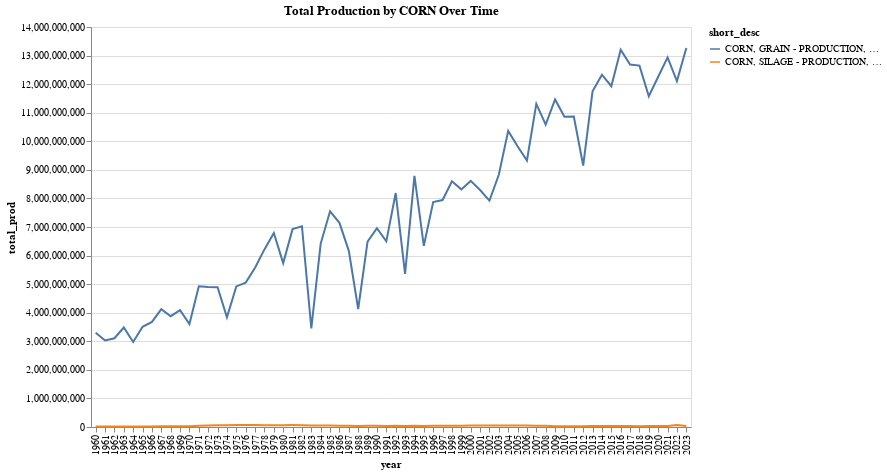
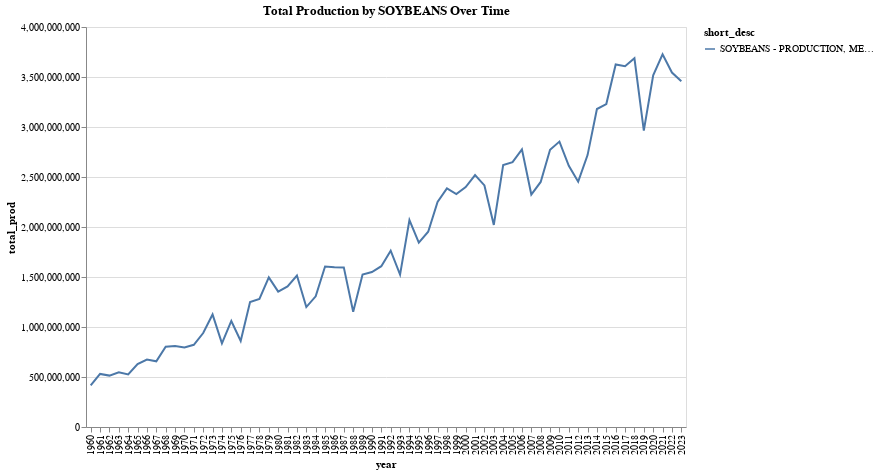
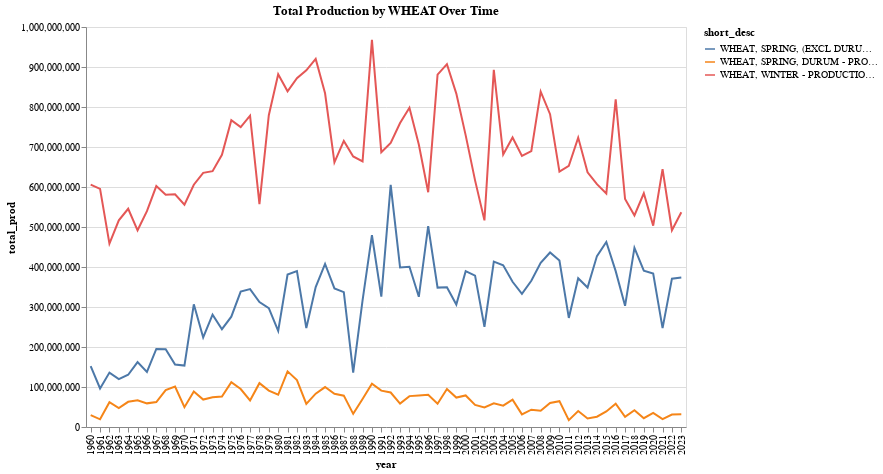

The cell these charts' notebook holds for them, in order:
### Code cell
db_name = 'field_crops.db'
table = 'midwest_key_field_crops_cleaned'
query = f"Select commodity_desc, short_desc, year, sum(value) as total_prod, count(*) from {table} where short_desc != 'WHEAT - PRODUCTION, MEASURED IN BU' group by commodity_desc, short_desc, year"
conn = sqlite3.connect(db_name) 
result = pd.read_sql(query, conn)
pd.set_option('display.max_rows', None)  # Display all rows
result

unique_commodities = result['commodity_desc'].unique()

good_data_commodities = [ 'CORN',  'SOYBEANS', 'WHEAT']

for commodity in good_data_commodities:
    df = result[result['commodity_desc'] == commodity]
    #df = df[df['year'] <= 2018]
    # Create the Altair line chart
    chart = alt.Chart(df).mark_line().encode(
    x='year:O',  # Treat 'year' as an ordinal value (categorical)
    y='total_prod:Q',
    color='short_desc:N'
    ).properties(
        title=f'Total Production by {commodity} Over Time',
        width=600,
        height=400
    )

    df_2018 = df[df['year'] == 2023]
    print(df_2018.groupby(['short_desc'])['total_prod'].sum().reset_index(name='Sum_Value'))

    

    # Display the chart
    chart.show()

### Figure 1 — Vega-Lite specification as saved in the notebook (floating-point values rounded to 4 significant figures)
{"config": {"view": {"continuousWidth": 300, "continuousHeight": 300}}, "data": {"name": "data-069d72293570cca0f2fb58645c77dd88"}, "mark": {"type": "line"}, "encoding": {"color": {"field": "short_desc", "type": "nominal"}, "x": {"field": "year", "type": "ordinal"}, "y": {"field": "total_prod", "type": "quantitative"}}, "height": 400, "title": "Total Production by CORN Over Time", "width": 600, "$schema": "https://vega.github.io/schema/vega-lite/v5.20.1.json", "datasets": {"data-069d72293570cca0f2fb58645c77dd88": [{"commodity_desc": "CORN", "short_desc": "CORN, GRAIN - PRODUCTION, MEASURED IN BU", "year": 1960, "total_prod": 3297000000.0, "count(*)": 1015}, {"commodity_desc": "CORN", "short_desc": "CORN, GRAIN - PRODUCTION, MEASURED IN BU", "year": 1961, "total_prod": 3029000000.0, "count(*)": 995}, {"commodity_desc": "CORN", "short_desc": "CORN, GRAIN - PRODUCTION, MEASURED IN BU", "year": 1962, "total_prod": 3106000000.0, "count(*)": 1006}, {"commodity_desc": "CORN", "short_desc": "CORN, GRAIN - PRODUCTION, MEASURED IN BU", "year": 1963, "total_prod": 3483000000.0, "count(*)": 1007}, {"commodity_desc": "CORN", "short_desc": "CORN, GRAIN - PRODUCTION, MEASURED IN BU", "year": 1964, "total_prod": 2977000000.0, "count(*)": 1018}, {"commodity_desc": "CORN", "short_desc": "CORN, GRAIN - PRODUCTION, MEASURED IN BU", "year": 1965, "total_prod": 3506000000.0, "count(*)": 995}, {"commodity_desc": "CORN", "short_desc": "CORN, GRAIN - PRODUCTION, MEASURED IN BU", "year": 1966, "total_prod": 3677000000.0, "count(*)": 1009}, {"commodity_desc": "CORN", "short_desc": "CORN, GRAIN - PRODUCTION, MEASURED IN BU", "year": 1967, "total_prod": 4124000000.0, "count(*)": 992}, {"commodity_desc": "CORN", "short_desc": "CORN, GRAIN - PRODUCTION, MEASURED IN BU", "year": 1968, "total_prod": 3878000000.0, "count(*)": 1001}, {"commodity_desc": "CORN", "short_desc": "CORN, GRAIN - PRODUCTION, MEASURED IN BU", "year": 1969, "total_prod": 4089000000.0, "count(*)": 1019}, {"commodity_desc": "CORN", "short_desc": "CORN, GRAIN - PRODUCTION, MEASURED IN BU", "year": 1970, "total_prod": 3604000000.0, "count(*)": 1013}, {"commodity_desc": "CORN", "short_desc": "CORN, GRAIN - PRODUCTION, MEASURED IN BU", "year": 1971, "total_prod": 4924000000.0, "count(*)": 1006}, {"commodity_desc": "CORN", "short_desc": "CORN, GRAIN - PRODUCTION, MEASURED IN BU", "year": 1972, "total_prod": 4896000000.0, "count(*)": 1008}, {"commodity_desc": "CORN", "short_desc": "CORN, GRAIN - PRODUCTION, MEASURED IN BU", "year": 1973, "total_prod": 4893000000.0, "count(*)": 1014}, {"commodity_desc": "CORN", "short_desc": "CORN, GRAIN - PRODUCTION, MEASURED IN BU", "year": 1974, "total_prod": 3841000000.0, "count(*)": 1028}, {"commodity_desc": "CORN", "short_desc": "CORN, GRAIN - PRODUCTION, MEASURED IN BU", "year": 1975, "total_prod": 4921000000.0, "count(*)": 1032}, {"commodity_desc": "CORN", "short_desc": "CORN, GRAIN - PRODUCTION, MEASURED IN BU", "year": 1976, "total_prod": 5053000000.0, "count(*)": 1022}, {"commodity_desc": "CORN", "short_desc": "CORN, GRAIN - PRODUCTION, MEASURED IN BU", "year": 1977, "total_prod": 5576000000.0, "count(*)": 1034}, {"commodity_desc": "CORN", "short_desc": "CORN, GRAIN - PRODUCTION, MEASURED IN BU", "year": 1978, "total_prod": 6216000000.0, "count(*)": 1033}, {"commodity_desc": "CORN", "short_desc": "CORN, GRAIN - PRODUCTION, MEASURED IN BU", "year": 1979, "total_prod": 6790000000.0, "count(*)": 1024}, {"commodity_desc": "CORN", "short_desc": "CORN, GRAIN - PRODUCTION, MEASURED IN BU", "year": 1980, "total_prod": 5735000000.0, "count(*)": 1005}, {"commodity_desc": "CORN", "short_desc": "CORN, GRAIN - PRODUCTION, MEASURED IN BU", "year": 1981, "total_prod": 6926000000.0, "count(*)": 1035}, {"commodity_desc": "CORN", "short_desc": "CORN, GRAIN - PRODUCTION, MEASURED IN BU", "year": 1982, "total_prod": 7027000000.0, "count(*)": 1041}, {"commodity_desc": "CORN", "short_desc": "CORN, GRAIN - PRODUCTION, MEASURED IN BU", "year": 1983, "total_prod": 3451000000.0, "count(*)": 1046}, {"commodity_desc": "CORN", "short_desc": "CORN, GRAIN - PRODUCTION, MEASURED IN BU", "year": 1984, "total_prod": 6419000000.0, "count(*)": 1043}, {"commodity_desc": "CORN", "short_desc": "CORN, GRAIN - PRODUCTION, MEASURED IN BU", "year": 1985, "total_prod": 7551000000.0, "count(*)": 1033}, {"commodity_desc": "CORN", "short_desc": "CORN, GRAIN - PRODUCTION, MEASURED IN BU", "year": 1986, "total_prod": 7146000000.0, "count(*)": 1036}, {"commodity_desc": "CORN", "short_desc": "CORN, GRAIN - PRODUCTION, MEASURED IN BU", "year": 1987, "total_prod": 6166000000.0, "count(*)": 1031}, {"commodity_desc": "CORN", "short_desc": "CORN, GRAIN - PRODUCTION, MEASURED IN BU", "year": 1988, "total_prod": 4130000000.0, "count(*)": 1029}, {"commodity_desc": "CORN", "short_desc": "CORN, GRAIN - PRODUCTION, MEASURED IN BU", "year": 1989, "total_prod": 6489000000.0, "count(*)": 1025}, {"commodity_desc": "CORN", "short_desc": "CORN, GRAIN - PRODUCTION, MEASURED IN BU", "year": 1990, "total_prod": 6958000000.0, "count(*)": 1010}, {"commodity_desc": "CORN", "short_desc": "CORN, GRAIN - PRODUCTION, MEASURED IN BU", "year": 1991, "total_prod": 6497000000.0, "count(*)": 1021}, {"commodity_desc": "CORN", "short_desc": "CORN, GRAIN - PRODUCTION, MEASURED IN BU", "year": 1992, "total_prod": 8188000000.0, "count(*)": 1020}, {"commodity_desc": "CORN", "short_desc": "CORN, GRAIN - PRODUCTION, MEASURED IN BU", "year": 1993, "total_prod": 5362000000.0, "count(*)": 995}, {"commodity_desc": "CORN", "short_desc": "CORN, GRAIN - PRODUCTION, MEASURED IN BU", "year": 1994, "total_prod": 8789000000.0, "count(*)": 1009}, {"commodity_desc": "CORN", "short_desc": "CORN, GRAIN - PRODUCTION, MEASURED IN BU", "year": 1995, "total_prod": 6343000000.0, "count(*)": 1000}, {"commodity_desc": "CORN", "short_desc": "CORN, GRAIN - PRODUCTION, MEASURED IN BU", "year": 1996, "total_prod": 7871000000.0, "count(*)": 1002}, {"commodity_desc": "CORN", "short_desc": "CORN, GRAIN - PRODUCTION, MEASURED IN BU", "year": 1997, "total_prod": 7945000000.0, "count(*)": 1000}, {"commodity_desc": "CORN", "short_desc": "CORN, GRAIN - PRODUCTION, MEASURED IN BU", "year": 1998, "total_prod": 8600000000.0, "count(*)": 1005}, {"commodity_desc": "CORN", "short_desc": "CORN, GRAIN - PRODUCTION, MEASURED IN BU", "year": 1999, "total_prod": 8317000000.0, "count(*)": 992}, {"commodity_desc": "CORN", "short_desc": "CORN, GRAIN - PRODUCTION, MEASURED IN BU", "year": 2000, "total_prod": 8613000000.0, "count(*)": 990}, {"commodity_desc": "CORN", "short_desc": "CORN, GRAIN - PRODUCTION, MEASURED IN BU", "year": 2001, "total_prod": 8295000000.0, "count(*)": 990}, {"commodity_desc": "CORN", "short_desc": "CORN, GRAIN - PRODUCTION, MEASURED IN BU", "year": 2002, "total_prod": 7924000000.0, "count(*)": 995}, {"commodity_desc": "CORN", "short_desc": "CORN, GRAIN - PRODUCTION, MEASURED IN BU", "year": 2003, "total_prod": 8830000000.0, "count(*)": 998}, {"commodity_desc": "CORN", "short_desc": "CORN, GRAIN - PRODUCTION, MEASURED IN BU", "year": 2004, "total_prod": 10360000000.0, "count(*)": 983}, {"commodity_desc": "CORN", "short_desc": "CORN, GRAIN - PRODUCTION, MEASURED IN BU", "year": 2005, "total_prod": 9824000000.0, "count(*)": 982}, {"commodity_desc": "CORN", "short_desc": "CORN, GRAIN - PRODUCTION, MEASURED IN BU", "year": 2006, "total_prod": 9326000000.0, "count(*)": 965}, {"commodity_desc": "CORN", "short_desc": "CORN, GRAIN - PRODUCTION, MEASURED IN BU", "year": 2007, "total_prod": 11310000000.0, "count(*)": 973}, {"commodity_desc": "CORN", "short_desc": "CORN, GRAIN - PRODUCTION, MEASURED IN BU", "year": 2008, "total_prod": 10580000000.0, "count(*)": 920}, {"commodity_desc": "CORN", "short_desc": "CORN, GRAIN - PRODUCTION, MEASURED IN BU", "year": 2009, "total_prod": 11460000000.0, "count(*)": 927}, {"commodity_desc": "CORN", "short_desc": "CORN, GRAIN - PRODUCTION, MEASURED IN BU", "year": 2010, "total_prod": 10860000000.0, "count(*)": 968}, {"commodity_desc": "CORN", "short_desc": "CORN, GRAIN - PRODUCTION, MEASURED IN BU", "year": 2011, "total_prod": 10870000000.0, "count(*)": 951}, {"commodity_desc": "CORN", "short_desc": "CORN, GRAIN - PRODUCTION, MEASURED IN BU", "year": 2012, "total_prod": 9152000000.0, "count(*)": 950}, {"commodity_desc": "CORN", "short_desc": "CORN, GRAIN - PRODUCTION, MEASURED IN BU", "year": 2013, "total_prod": 11750000000.0, "count(*)": 900}, {"commodity_desc": "CORN", "short_desc": "CORN, GRAIN - PRODUCTION, MEASURED IN BU", "year": 2014, "total_prod": 12330000000.0, "count(*)": 908}, {"commodity_desc": "CORN", "short_desc": "CORN, GRAIN - PRODUCTION, MEASURED IN BU", "year": 2015, "total_prod": 11930000000.0, "count(*)": 864}, {"commodity_desc": "CORN", "short_desc": "CORN, GRAIN - PRODUCTION, MEASURED IN BU", "year": 2016, "total_prod": 13210000000.0, "count(*)": 896}, {"commodity_desc": "CORN", "short_desc": "CORN, GRAIN - PRODUCTION, MEASURED IN BU", "year": 2017, "total_prod": 12690000000.0, "count(*)": 892}, {"commodity_desc": "CORN", "short_desc": "CORN, GRAIN - PRODUCTION, MEASURED IN BU", "year": 2018, "total_prod": 12650000000.0, "count(*)": 810}, {"commodity_desc": "CORN", "short_desc": "CORN, GRAIN - PRODUCTION, MEASURED IN BU", "year": 2019, "total_prod": 11580000000.0, "count(*)": 766}, {"commodity_desc": "CORN", "short_desc": "CORN, GRAIN - PRODUCTION, MEASURED IN BU", "year": 2020, "total_prod": 12260000000.0, "count(*)": 944}, {"commodity_desc": "CORN", "short_desc": "CORN, GRAIN - PRODUCTION, MEASURED IN BU", "year": 2021, "total_prod": 12930000000.0, "count(*)": 806}, {"commodity_desc": "CORN", "short_desc": "CORN, GRAIN - PRODUCTION, MEASURED IN BU", "year": 2022, "total_prod": 12100000000.0, "count(*)": 871}, {"commodity_desc": "CORN", "short_desc": "CORN, GRAIN - PRODUCTION, MEASURED IN BU", "year": 2023, "total_prod": 13260000000.0, "count(*)": 823}, {"commodity_desc": "CORN", "short_desc": "CORN, SILAGE - PRODUCTION, MEASURED IN TONS", "year": 1960, "total_prod": 13950000.0, "count(*)": 124}, {"commodity_desc": "CORN", "short_desc": "CORN, SILAGE - PRODUCTION, MEASURED IN TONS", "year": 1961, "total_prod": 13140000.0, "count(*)": 124}, {"commodity_desc": "CORN", "short_desc": "CORN, SILAGE - PRODUCTION, MEASURED IN TONS", "year": 1962, "total_prod": 15030000.0, "count(*)": 124}, {"commodity_desc": "CORN", "short_desc": "CORN, SILAGE - PRODUCTION, MEASURED IN TONS", "year": 1963, "total_prod": 14860000.0, "count(*)": 124}, {"commodity_desc": "CORN", "short_desc": "CORN, SILAGE - PRODUCTION, MEASURED IN TONS", "year": 1964, "total_prod": 16030000.0, "count(*)": 215}, {"commodity_desc": "CORN", "short_desc": "CORN, SILAGE - PRODUCTION, MEASURED IN TONS", "year": 1965, "total_prod": 15760000.0, "count(*)": 212}, {"commodity_desc": "CORN", "short_desc": "CORN, SILAGE - PRODUCTION, MEASURED IN TONS", "year": 1966, "total_prod": 17440000.0, "count(*)": 213}, {"commodity_desc": "CORN", "short_desc": "CORN, SILAGE - PRODUCTION, MEASURED IN TONS", "year": 1967, "total_prod": 23570000.0, "count(*)": 312}, {"commodity_desc": "CORN", "short_desc": "CORN, SILAGE - PRODUCTION, MEASURED IN TONS", "year": 1968, "total_prod": 24890000.0, "count(*)": 312}, {"commodity_desc": "CORN", "short_desc": "CORN, SILAGE - PRODUCTION, MEASURED IN TONS", "year": 1969, "total_prod": 24550000.0, "count(*)": 313}, {"commodity_desc": "CORN", "short_desc": "CORN, SILAGE - PRODUCTION, MEASURED IN TONS", "year": 1970, "total_prod": 27650000.0, "count(*)": 418}, {"commodity_desc": "CORN", "short_desc": "CORN, SILAGE - PRODUCTION, MEASURED IN TONS", "year": 1971, "total_prod": 39600000.0, "count(*)": 427}, {"commodity_desc": "CORN", "short_desc": "CORN, SILAGE - PRODUCTION, MEASURED IN TONS", "year": 1972, "total_prod": 55980000.0, "count(*)": 602}, {"commodity_desc": "CORN", "short_desc": "CORN, SILAGE - PRODUCTION, MEASURED IN TONS", "year": 1973, "total_prod": 57920000.0, "count(*)": 595}, {"commodity_desc": "CORN", "short_desc": "CORN, SILAGE - PRODUCTION, MEASURED IN TONS", "year": 1974, "total_prod": 58860000.0, "count(*)": 643}, {"commodity_desc": "CORN", "short_desc": "CORN, SILAGE - PRODUCTION, MEASURED IN TONS", "year": 1975, "total_prod": 66190000.0, "count(*)": 674}, {"commodity_desc": "CORN", "short_desc": "CORN, SILAGE - PRODUCTION, MEASURED IN TONS", "year": 1976, "total_prod": 66330000.0, "count(*)": 677}, {"commodity_desc": "CORN", "short_desc": "CORN, SILAGE - PRODUCTION, MEASURED IN TONS", "year": 1977, "total_prod": 67080000.0, "count(*)": 684}, {"commodity_desc": "CORN", "short_desc": "CORN, SILAGE - PRODUCTION, MEASURED IN TONS", "year": 1978, "total_prod": 64940000.0, "count(*)": 676}, {"commodity_desc": "CORN", "short_desc": "CORN, SILAGE - PRODUCTION, MEASURED IN TONS", "year": 1979, "total_prod": 62610000.0, "count(*)": 676}, {"commodity_desc": "CORN", "short_desc": "CORN, SILAGE - PRODUCTION, MEASURED IN TONS", "year": 1980, "total_prod": 62420000.0, "count(*)": 670}, {"commodity_desc": "CORN", "short_desc": "CORN, SILAGE - PRODUCTION, MEASURED IN TONS", "year": 1981, "total_prod": 65700000.0, "count(*)": 680}, {"commodity_desc": "CORN", "short_desc": "CORN, SILAGE - PRODUCTION, MEASURED IN TONS", "year": 1982, "total_prod": 63680000.0, "count(*)": 676}, {"commodity_desc": "CORN", "short_desc": "CORN, SILAGE - PRODUCTION, MEASURED IN TONS", "year": 1983, "total_prod": 50980000.0, "count(*)": 666}, {"commodity_desc": "CORN", "short_desc": "CORN, SILAGE - PRODUCTION, MEASURED IN TONS", "year": 1984, "total_prod": 52840000.0, "count(*)": 672}, {"commodity_desc": "CORN", "short_desc": "CORN, SILAGE - PRODUCTION, MEASURED IN TONS", "year": 1985, "total_prod": 51340000.0, "count(*)": 670}, {"commodity_desc": "CORN", "short_desc": "CORN, SILAGE - PRODUCTION, MEASURED IN TONS", "year": 1986, "total_prod": 43940000.0, "count(*)": 666}, {"commodity_desc": "CORN", "short_desc": "CORN, SILAGE - PRODUCTION, MEASURED IN TONS", "year": 1987, "total_prod": 42390000.0, "count(*)": 670}, {"commodity_desc": "CORN", "short_desc": "CORN, SILAGE - PRODUCTION, MEASURED IN TONS", "year": 1988, "total_prod": 37580000.0, "count(*)": 653}, {"commodity_desc": "CORN", "short_desc": "CORN, SILAGE - PRODUCTION, MEASURED IN TONS", "year": 1989, "total_prod": 40570000.0, "count(*)": 650}, {"commodity_desc": "CORN", "short_desc": "CORN, SILAGE - PRODUCTION, MEASURED IN TONS", "year": 1990, "total_prod": 39430000.0, "count(*)": 643}, {"commodity_desc": "CORN", "short_desc": "CORN, SILAGE - PRODUCTION, MEASURED IN TONS", "year": 1991, "total_prod": 38260000.0, "count(*)": 662}, {"commodity_desc": "CORN", "short_desc": "CORN, SILAGE - PRODUCTION, MEASURED IN TONS", "year": 1992, "total_prod": 43400000.0, "count(*)": 676}, {"commodity_desc": "CORN", "short_desc": "CORN, SILAGE - PRODUCTION, MEASURED IN TONS", "year": 1993, "total_prod": 38550000.0, "count(*)": 666}, {"commodity_desc": "CORN", "short_desc": "CORN, SILAGE - PRODUCTION, MEASURED IN TONS", "year": 1994, "total_prod": 44040000.0, "count(*)": 663}, {"commodity_desc": "CORN", "short_desc": "CORN, SILAGE - PRODUCTION, MEASURED IN TONS", "year": 1995, "total_prod": 35250000.0, "count(*)": 644}, {"commodity_desc": "CORN", "short_desc": "CORN, SILAGE - PRODUCTION, MEASURED IN TONS", "year": 1996, "total_prod": 41530000.0, "count(*)": 632}, {"commodity_desc": "CORN", "short_desc": "CORN, SILAGE - PRODUCTION, MEASURED IN TONS", "year": 1997, "total_prod": 46320000.0, "count(*)": 647}, {"commodity_desc": "CORN", "short_desc": "CORN, SILAGE - PRODUCTION, MEASURED IN TONS", "year": 1998, "total_prod": 43750000.0, "count(*)": 648}, {"commodity_desc": "CORN", "short_desc": "CORN, SILAGE - PRODUCTION, MEASURED IN TONS", "year": 1999, "total_prod": 45300000.0, "count(*)": 631}, {"commodity_desc": "CORN", "short_desc": "CORN, SILAGE - PRODUCTION, MEASURED IN TONS", "year": 2000, "total_prod": 48340000.0, "count(*)": 625}, {"commodity_desc": "CORN", "short_desc": "CORN, SILAGE - PRODUCTION, MEASURED IN TONS", "year": 2001, "total_prod": 48540000.0, "count(*)": 594}, {"commodity_desc": "CORN", "short_desc": "CORN, SILAGE - PRODUCTION, MEASURED IN TONS", "year": 2002, "total_prod": 49420000.0, "count(*)": 642}, {"commodity_desc": "CORN", "short_desc": "CORN, SILAGE - PRODUCTION, MEASURED IN TONS", "year": 2003, "total_prod": 51730000.0, "count(*)": 603}, {"commodity_desc": "CORN", "short_desc": "CORN, SILAGE - PRODUCTION, MEASURED IN TONS", "year": 2004, "total_prod": 51150000.0, "count(*)": 609}, {"commodity_desc": "CORN", "short_desc": "CORN, SILAGE - PRODUCTION, MEASURED IN TONS", "year": 2005, "total_prod": 49500000.0, "count(*)": 585}, {"commodity_desc": "CORN", "short_desc": "CORN, SILAGE - PRODUCTION, MEASURED IN TONS", "year": 2006, "total_prod": 49660000.0, "count(*)": 567}, {"commodity_desc": "CORN", "short_desc": "CORN, SILAGE - PRODUCTION, MEASURED IN TONS", "year": 2007, "total_prod": 47380000.0, "count(*)": 529}, {"commodity_desc": "CORN", "short_desc": "CORN, SILAGE - PRODUCTION, MEASURED IN TONS", "year": 2008, "total_prod": 45180000.0, "count(*)": 254}, {"commodity_desc": "CORN", "short_desc": "CORN, SILAGE - PRODUCTION, MEASURED IN TONS", "year": 2009, "total_prod": 28010000.0, "count(*)": 166}, {"commodity_desc": "CORN", "short_desc": "CORN, SILAGE - PRODUCTION, MEASURED IN TONS", "year": 2010, "total_prod": 28280000.0, "count(*)": 147}, {"commodity_desc": "CORN", "short_desc": "CORN, SILAGE - PRODUCTION, MEASURED IN TONS", "year": 2011, "total_prod": 27370000.0, "count(*)": 152}, {"commodity_desc": "CORN", "short_desc": "CORN, SILAGE - PRODUCTION, MEASURED IN TONS", "year": 2012, "total_prod": 27440000.0, "count(*)": 130}, {"commodity_desc": "CORN", "short_desc": "CORN, SILAGE - PRODUCTION, MEASURED IN TONS", "year": 2013, "total_prod": 31200000.0, "count(*)": 113}, {"commodity_desc": "CORN", "short_desc": "CORN, SILAGE - PRODUCTION, MEASURED IN TONS", "year": 2014, "total_prod": 33400000.0, "count(*)": 110}, {"commodity_desc": "CORN", "short_desc": "CORN, SILAGE - PRODUCTION, MEASURED IN TONS", "year": 2015, "total_prod": 38110000.0, "count(*)": 105}, {"commodity_desc": "CORN", "short_desc": "CORN, SILAGE - PRODUCTION, MEASURED IN TONS", "year": 2016, "total_prod": 34710000.0, "count(*)": 103}, {"commodity_desc": "CORN", "short_desc": "CORN, SILAGE - PRODUCTION, MEASURED IN TONS", "year": 2017, "total_prod": 32880000.0, "count(*)": 118}, {"commodity_desc": "CORN", "short_desc": "CORN, SILAGE - PRODUCTION, MEASURED IN TONS", "year": 2018, "total_prod": 28850000.0, "count(*)": 110}, {"commodity_desc": "CORN", "short_desc": "CORN, SILAGE - PRODUCTION, MEASURED IN TONS", "year": 2019, "total_prod": 37200000.0, "count(*)": 97}, {"commodity_desc": "CORN", "short_desc": "CORN, SILAGE - PRODUCTION, MEASURED IN TONS", "year": 2020, "total_prod": 37400000.0, "count(*)": 210}, {"commodity_desc": "CORN", "short_desc": "CORN, SILAGE - PRODUCTION, MEASURED IN TONS", "year": 2021, "total_prod": 36480000.0, "count(*)": 165}, {"commodity_desc": "CORN", "short_desc": "CORN, SILAGE - PRODUCTION, MEASURED IN TONS", "year": 2022, "total_prod": 65640000.0, "count(*)": 179}, {"commodity_desc": "CORN", "short_desc": "CORN, SILAGE - PRODUCTION, MEASURED IN TONS", "year": 2023, "total_prod": 33960000.0, "count(*)": 148}]}}

### Figure 2 — Vega-Lite specification as saved in the notebook (floating-point values rounded to 4 significant figures)
{"config": {"view": {"continuousWidth": 300, "continuousHeight": 300}}, "data": {"name": "data-bbf547310c8f71d18476a85f308dab45"}, "mark": {"type": "line"}, "encoding": {"color": {"field": "short_desc", "type": "nominal"}, "x": {"field": "year", "type": "ordinal"}, "y": {"field": "total_prod", "type": "quantitative"}}, "height": 400, "title": "Total Production by SOYBEANS Over Time", "width": 600, "$schema": "https://vega.github.io/schema/vega-lite/v5.20.1.json", "datasets": {"data-bbf547310c8f71d18476a85f308dab45": [{"commodity_desc": "SOYBEANS", "short_desc": "SOYBEANS - PRODUCTION, MEASURED IN BU", "year": 1960, "total_prod": 415900000.0, "count(*)": 825}, {"commodity_desc": "SOYBEANS", "short_desc": "SOYBEANS - PRODUCTION, MEASURED IN BU", "year": 1961, "total_prod": 530800000.0, "count(*)": 834}, {"commodity_desc": "SOYBEANS", "short_desc": "SOYBEANS - PRODUCTION, MEASURED IN BU", "year": 1962, "total_prod": 513900000.0, "count(*)": 840}, {"commodity_desc": "SOYBEANS", "short_desc": "SOYBEANS - PRODUCTION, MEASURED IN BU", "year": 1963, "total_prod": 546400000.0, "count(*)": 837}, {"commodity_desc": "SOYBEANS", "short_desc": "SOYBEANS - PRODUCTION, MEASURED IN BU", "year": 1964, "total_prod": 525500000.0, "count(*)": 856}, {"commodity_desc": "SOYBEANS", "short_desc": "SOYBEANS - PRODUCTION, MEASURED IN BU", "year": 1965, "total_prod": 629200000.0, "count(*)": 846}, {"commodity_desc": "SOYBEANS", "short_desc": "SOYBEANS - PRODUCTION, MEASURED IN BU", "year": 1966, "total_prod": 674700000.0, "count(*)": 852}, {"commodity_desc": "SOYBEANS", "short_desc": "SOYBEANS - PRODUCTION, MEASURED IN BU", "year": 1967, "total_prod": 656800000.0, "count(*)": 871}, {"commodity_desc": "SOYBEANS", "short_desc": "SOYBEANS - PRODUCTION, MEASURED IN BU", "year": 1968, "total_prod": 803100000.0, "count(*)": 865}, {"commodity_desc": "SOYBEANS", "short_desc": "SOYBEANS - PRODUCTION, MEASURED IN BU", "year": 1969, "total_prod": 809500000.0, "count(*)": 879}, {"commodity_desc": "SOYBEANS", "short_desc": "SOYBEANS - PRODUCTION, MEASURED IN BU", "year": 1970, "total_prod": 795900000.0, "count(*)": 870}, {"commodity_desc": "SOYBEANS", "short_desc": "SOYBEANS - PRODUCTION, MEASURED IN BU", "year": 1971, "total_prod": 821900000.0, "count(*)": 872}, {"commodity_desc": "SOYBEANS", "short_desc": "SOYBEANS - PRODUCTION, MEASURED IN BU", "year": 1972, "total_prod": 939300000.0, "count(*)": 863}, {"commodity_desc": "SOYBEANS", "short_desc": "SOYBEANS - PRODUCTION, MEASURED IN BU", "year": 1973, "total_prod": 1126000000.0, "count(*)": 879}, {"commodity_desc": "SOYBEANS", "short_desc": "SOYBEANS - PRODUCTION, MEASURED IN BU", "year": 1974, "total_prod": 836000000.0, "count(*)": 895}, {"commodity_desc": "SOYBEANS", "short_desc": "SOYBEANS - PRODUCTION, MEASURED IN BU", "year": 1975, "total_prod": 1060000000.0, "count(*)": 872}, {"commodity_desc": "SOYBEANS", "short_desc": "SOYBEANS - PRODUCTION, MEASURED IN BU", "year": 1976, "total_prod": 860400000.0, "count(*)": 874}, {"commodity_desc": "SOYBEANS", "short_desc": "SOYBEANS - PRODUCTION, MEASURED IN BU", "year": 1977, "total_prod": 1249000000.0, "count(*)": 890}, {"commodity_desc": "SOYBEANS", "short_desc": "SOYBEANS - PRODUCTION, MEASURED IN BU", "year": 1978, "total_prod": 1280000000.0, "count(*)": 913}, {"commodity_desc": "SOYBEANS", "short_desc": "SOYBEANS - PRODUCTION, MEASURED IN BU", "year": 1979, "total_prod": 1496000000.0, "count(*)": 923}, {"commodity_desc": "SOYBEANS", "short_desc": "SOYBEANS - PRODUCTION, MEASURED IN BU", "year": 1980, "total_prod": 1353000000.0, "count(*)": 921}, {"commodity_desc": "SOYBEANS", "short_desc": "SOYBEANS - PRODUCTION, MEASURED IN BU", "year": 1981, "total_prod": 1406000000.0, "count(*)": 907}, {"commodity_desc": "SOYBEANS", "short_desc": "SOYBEANS - PRODUCTION, MEASURED IN BU", "year": 1982, "total_prod": 1514000000.0, "count(*)": 899}, {"commodity_desc": "SOYBEANS", "short_desc": "SOYBEANS - PRODUCTION, MEASURED IN BU", "year": 1983, "total_prod": 1199000000.0, "count(*)": 914}, {"commodity_desc": "SOYBEANS", "short_desc": "SOYBEANS - PRODUCTION, MEASURED IN BU", "year": 1984, "total_prod": 1306000000.0, "count(*)": 924}, {"commodity_desc": "SOYBEANS", "short_desc": "SOYBEANS - PRODUCTION, MEASURED IN BU", "year": 1985, "total_prod": 1605000000.0, "count(*)": 920}, {"commodity_desc": "SOYBEANS", "short_desc": "SOYBEANS - PRODUCTION, MEASURED IN BU", "year": 1986, "total_prod": 1597000000.0, "count(*)": 916}, {"commodity_desc": "SOYBEANS", "short_desc": "SOYBEANS - PRODUCTION, MEASURED IN BU", "year": 1987, "total_prod": 1596000000.0, "count(*)": 913}, {"commodity_desc": "SOYBEANS", "short_desc": "SOYBEANS - PRODUCTION, MEASURED IN BU", "year": 1988, "total_prod": 1153000000.0, "count(*)": 935}, {"commodity_desc": "SOYBEANS", "short_desc": "SOYBEANS - PRODUCTION, MEASURED IN BU", "year": 1989, "total_prod": 1524000000.0, "count(*)": 932}, {"commodity_desc": "SOYBEANS", "short_desc": "SOYBEANS - PRODUCTION, MEASURED IN BU", "year": 1990, "total_prod": 1549000000.0, "count(*)": 916}, {"commodity_desc": "SOYBEANS", "short_desc": "SOYBEANS - PRODUCTION, MEASURED IN BU", "year": 1991, "total_prod": 1608000000.0, "count(*)": 912}, {"commodity_desc": "SOYBEANS", "short_desc": "SOYBEANS - PRODUCTION, MEASURED IN BU", "year": 1992, "total_prod": 1762000000.0, "count(*)": 915}, {"commodity_desc": "SOYBEANS", "short_desc": "SOYBEANS - PRODUCTION, MEASURED IN BU", "year": 1993, "total_prod": 1524000000.0, "count(*)": 910}, {"commodity_desc": "SOYBEANS", "short_desc": "SOYBEANS - PRODUCTION, MEASURED IN BU", "year": 1994, "total_prod": 2069000000.0, "count(*)": 905}, {"commodity_desc": "SOYBEANS", "short_desc": "SOYBEANS - PRODUCTION, MEASURED IN BU", "year": 1995, "total_prod": 1843000000.0, "count(*)": 891}, {"commodity_desc": "SOYBEANS", "short_desc": "SOYBEANS - PRODUCTION, MEASURED IN BU", "year": 1996, "total_prod": 1953000000.0, "count(*)": 889}, {"commodity_desc": "SOYBEANS", "short_desc": "SOYBEANS - PRODUCTION, MEASURED IN BU", "year": 1997, "total_prod": 2251000000.0, "count(*)": 913}, {"commodity_desc": "SOYBEANS", "short_desc": "SOYBEANS - PRODUCTION, MEASURED IN BU", "year": 1998, "total_prod": 2386000000.0, "count(*)": 915}, {"commodity_desc": "SOYBEANS", "short_desc": "SOYBEANS - PRODUCTION, MEASURED IN BU", "year": 1999, "total_prod": 2329000000.0, "count(*)": 916}, {"commodity_desc": "SOYBEANS", "short_desc": "SOYBEANS - PRODUCTION, MEASURED IN BU", "year": 2000, "total_prod": 2400000000.0, "count(*)": 932}, {"commodity_desc": "SOYBEANS", "short_desc": "SOYBEANS - PRODUCTION, MEASURED IN BU", "year": 2001, "total_prod": 2518000000.0, "count(*)": 938}, {"commodity_desc": "SOYBEANS", "short_desc": "SOYBEANS - PRODUCTION, MEASURED IN BU", "year": 2002, "total_prod": 2416000000.0, "count(*)": 937}, {"commodity_desc": "SOYBEANS", "short_desc": "SOYBEANS - PRODUCTION, MEASURED IN BU", "year": 2003, "total_prod": 2020000000.0, "count(*)": 924}, {"commodity_desc": "SOYBEANS", "short_desc": "SOYBEANS - PRODUCTION, MEASURED IN BU", "year": 2004, "total_prod": 2621000000.0, "count(*)": 939}, {"commodity_desc": "SOYBEANS", "short_desc": "SOYBEANS - PRODUCTION, MEASURED IN BU", "year": 2005, "total_prod": 2648000000.0, "count(*)": 932}, {"commodity_desc": "SOYBEANS", "short_desc": "SOYBEANS - PRODUCTION, MEASURED IN BU", "year": 2006, "total_prod": 2776000000.0, "count(*)": 924}, {"commodity_desc": "SOYBEANS", "short_desc": "SOYBEANS - PRODUCTION, MEASURED IN BU", "year": 2007, "total_prod": 2325000000.0, "count(*)": 918}, {"commodity_desc": "SOYBEANS", "short_desc": "SOYBEANS - PRODUCTION, MEASURED IN BU", "year": 2008, "total_prod": 2451000000.0, "count(*)": 855}, {"commodity_desc": "SOYBEANS", "short_desc": "SOYBEANS - PRODUCTION, MEASURED IN BU", "year": 2009, "total_prod": 2772000000.0, "count(*)": 863}, {"commodity_desc": "SOYBEANS", "short_desc": "SOYBEANS - PRODUCTION, MEASURED IN BU", "year": 2010, "total_prod": 2854000000.0, "count(*)": 912}, {"commodity_desc": "SOYBEANS", "short_desc": "SOYBEANS - PRODUCTION, MEASURED IN BU", "year": 2011, "total_prod": 2612000000.0, "count(*)": 896}, {"commodity_desc": "SOYBEANS", "short_desc": "SOYBEANS - PRODUCTION, MEASURED IN BU", "year": 2012, "total_prod": 2453000000.0, "count(*)": 894}, {"commodity_desc": "SOYBEANS", "short_desc": "SOYBEANS - PRODUCTION, MEASURED IN BU", "year": 2013, "total_prod": 2719000000.0, "count(*)": 850}, {"commodity_desc": "SOYBEANS", "short_desc": "SOYBEANS - PRODUCTION, MEASURED IN BU", "year": 2014, "total_prod": 3180000000.0, "count(*)": 866}, {"commodity_desc": "SOYBEANS", "short_desc": "SOYBEANS - PRODUCTION, MEASURED IN BU", "year": 2015, "total_prod": 3230000000.0, "count(*)": 806}, {"commodity_desc": "SOYBEANS", "short_desc": "SOYBEANS - PRODUCTION, MEASURED IN BU", "year": 2016, "total_prod": 3626000000.0, "count(*)": 839}, {"commodity_desc": "SOYBEANS", "short_desc": "SOYBEANS - PRODUCTION, MEASURED IN BU", "year": 2017, "total_prod": 3608000000.0, "count(*)": 851}, {"commodity_desc": "SOYBEANS", "short_desc": "SOYBEANS - PRODUCTION, MEASURED IN BU", "year": 2018, "total_prod": 3687000000.0, "count(*)": 787}, {"commodity_desc": "SOYBEANS", "short_desc": "SOYBEANS - PRODUCTION, MEASURED IN BU", "year": 2019, "total_prod": 2964000000.0, "count(*)": 729}, {"commodity_desc": "SOYBEANS", "short_desc": "SOYBEANS - PRODUCTION, MEASURED IN BU", "year": 2020, "total_prod": 3518000000.0, "count(*)": 894}, {"commodity_desc": "SOYBEANS", "short_desc": "SOYBEANS - PRODUCTION, MEASURED IN BU", "year": 2021, "total_prod": 3727000000.0, "count(*)": 766}, {"commodity_desc": "SOYBEANS", "short_desc": "SOYBEANS - PRODUCTION, MEASURED IN BU", "year": 2022, "total_prod": 3545000000.0, "count(*)": 841}, {"commodity_desc": "SOYBEANS", "short_desc": "SOYBEANS - PRODUCTION, MEASURED IN BU", "year": 2023, "total_prod": 3457000000.0, "count(*)": 770}]}}

### Figure 3 — Vega-Lite specification as saved in the notebook (floating-point values rounded to 4 significant figures; data arrays with more than 128 entries replaced by an {"elided": "..."} marker saying what was removed)
{"config": {"view": {"continuousWidth": 300, "continuousHeight": 300}}, "data": {"name": "data-65c5ec4ec09b77dd2aff6fe3b83f146c"}, "mark": {"type": "line"}, "encoding": {"color": {"field": "short_desc", "type": "nominal"}, "x": {"field": "year", "type": "ordinal"}, "y": {"field": "total_prod", "type": "quantitative"}}, "height": 400, "title": "Total Production by WHEAT Over Time", "width": 600, "$schema": "https://vega.github.io/schema/vega-lite/v5.20.1.json", "datasets": {"data-65c5ec4ec09b77dd2aff6fe3b83f146c": {"elided": "192 records"}}}
